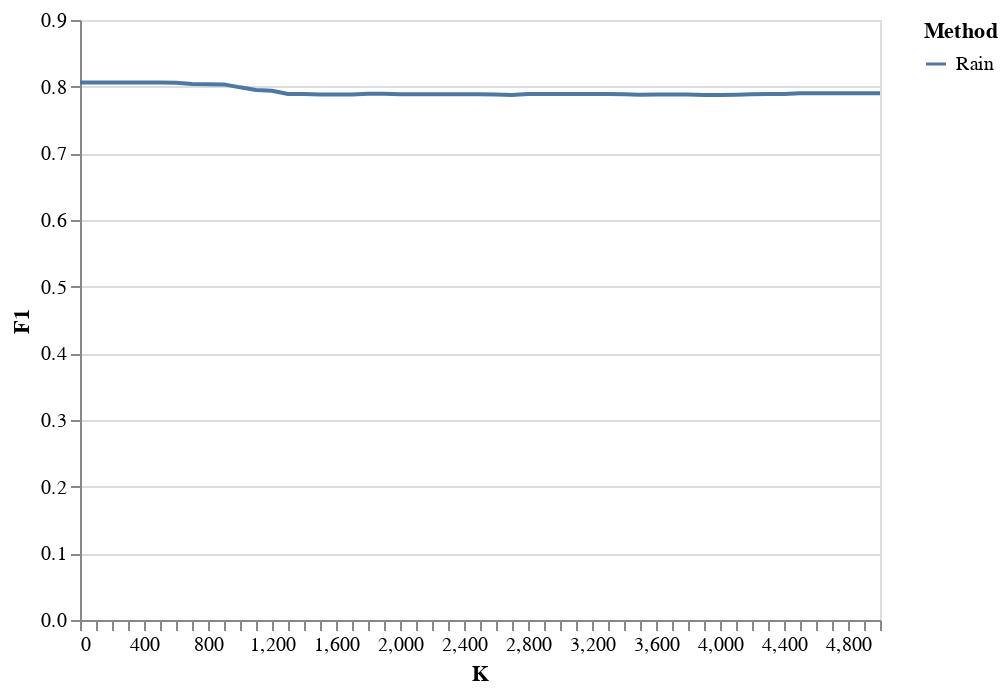

Notebook cell for this chart:
### Code cell
alt.Chart(pd.concat([df_rain_test])).mark_line().encode(
    alt.X('K:Q', axis=alt.Axis(tickCount=df_rain_test.shape[0], grid=False)),
    alt.Y("F1"),
    color = "Method"
)

### Figure 1 — Vega-Lite specification as saved in the notebook (floating-point values rounded to 4 significant figures)
{"config": {"view": {"continuousWidth": 400, "continuousHeight": 300}}, "data": {"name": "data-5e9e9da0dceade3fcacd3fc33b168941"}, "mark": "line", "encoding": {"color": {"type": "nominal", "field": "Method"}, "x": {"type": "quantitative", "axis": {"grid": false, "tickCount": 51}, "field": "K"}, "y": {"type": "quantitative", "field": "F1"}}, "$schema": "https://vega.github.io/schema/vega-lite/v4.8.1.json", "datasets": {"data-5e9e9da0dceade3fcacd3fc33b168941": [{"Complain": 0.1555, "Impact": 0.1945, "F1": 0.8062, "K": 0, "Method": "Rain", "Test_impact": 0.1961}, {"Complain": 0.1555, "Impact": 0.1915, "F1": 0.8062, "K": 100, "Method": "Rain", "Test_impact": 0.1431}, {"Complain": 0.1555, "Impact": 0.1881, "F1": 0.8062, "K": 200, "Method": "Rain", "Test_impact": 0.1431}, {"Complain": 0.1555, "Impact": 0.1834, "F1": 0.8062, "K": 300, "Method": "Rain", "Test_impact": 0.1431}, {"Complain": 0.1555, "Impact": 0.1864, "F1": 0.8062, "K": 400, "Method": "Rain", "Test_impact": 0.1431}, {"Complain": 0.1555, "Impact": 0.184, "F1": 0.8062, "K": 500, "Method": "Rain", "Test_impact": 0.1431}, {"Complain": 0.1532, "Impact": 0.1793, "F1": 0.806, "K": 600, "Method": "Rain", "Test_impact": 0.1419}, {"Complain": 0.1515, "Impact": 0.1749, "F1": 0.8041, "K": 700, "Method": "Rain", "Test_impact": 0.1389}, {"Complain": 0.1503, "Impact": 0.1732, "F1": 0.8035, "K": 800, "Method": "Rain", "Test_impact": 0.1401}, {"Complain": 0.1477, "Impact": 0.1683, "F1": 0.8034, "K": 900, "Method": "Rain", "Test_impact": 0.1371}, {"Complain": 0.1445, "Impact": 0.1644, "F1": 0.799, "K": 1000, "Method": "Rain", "Test_impact": 0.1304}, {"Complain": 0.1429, "Impact": 0.1609, "F1": 0.7951, "K": 1100, "Method": "Rain", "Test_impact": 0.1224}, {"Complain": 0.1389, "Impact": 0.1557, "F1": 0.7939, "K": 1200, "Method": "Rain", "Test_impact": 0.1163}, {"Complain": 0.136, "Impact": 0.1569, "F1": 0.789, "K": 1300, "Method": "Rain", "Test_impact": 0.1084}, {"Complain": 0.1325, "Impact": 0.1516, "F1": 0.789, "K": 1400, "Method": "Rain", "Test_impact": 0.1084}, {"Complain": 0.1301, "Impact": 0.1563, "F1": 0.7881, "K": 1500, "Method": "Rain", "Test_impact": 0.1066}, {"Complain": 0.1258, "Impact": 0.1513, "F1": 0.7881, "K": 1600, "Method": "Rain", "Test_impact": 0.1066}, {"Complain": 0.1214, "Impact": 0.1457, "F1": 0.7881, "K": 1700, "Method": "Rain", "Test_impact": 0.1066}, {"Complain": 0.1205, "Impact": 0.1485, "F1": 0.7893, "K": 1800, "Method": "Rain", "Test_impact": 0.1041}, {"Complain": 0.1188, "Impact": 0.1428, "F1": 0.7893, "K": 1900, "Method": "Rain", "Test_impact": 0.1041}, {"Complain": 0.1142, "Impact": 0.137, "F1": 0.7888, "K": 2000, "Method": "Rain", "Test_impact": 0.1016}, {"Complain": 0.1113, "Impact": 0.1316, "F1": 0.7885, "K": 2100, "Method": "Rain", "Test_impact": 0.1004}, {"Complain": 0.1108, "Impact": 0.1342, "F1": 0.7885, "K": 2200, "Method": "Rain", "Test_impact": 0.1004}, {"Complain": 0.1082, "Impact": 0.1286, "F1": 0.7888, "K": 2300, "Method": "Rain", "Test_impact": 0.09793}, {"Complain": 0.1052, "Impact": 0.1225, "F1": 0.7888, "K": 2400, "Method": "Rain", "Test_impact": 0.09793}, {"Complain": 0.1013, "Impact": 0.1169, "F1": 0.7888, "K": 2500, "Method": "Rain", "Test_impact": 0.09793}, {"Complain": 0.09759, "Impact": 0.1114, "F1": 0.7882, "K": 2600, "Method": "Rain", "Test_impact": 0.09732}, {"Complain": 0.09422, "Impact": 0.1072, "F1": 0.7876, "K": 2700, "Method": "Rain", "Test_impact": 0.09857}, {"Complain": 0.09155, "Impact": 0.1033, "F1": 0.7891, "K": 2800, "Method": "Rain", "Test_impact": 0.09547}, {"Complain": 0.08887, "Impact": 0.09901, "F1": 0.7891, "K": 2900, "Method": "Rain", "Test_impact": 0.09547}, {"Complain": 0.08851, "Impact": 0.09801, "F1": 0.7891, "K": 3000, "Method": "Rain", "Test_impact": 0.09547}, {"Complain": 0.08532, "Impact": 0.09304, "F1": 0.7891, "K": 3100, "Method": "Rain", "Test_impact": 0.09547}, {"Complain": 0.08507, "Impact": 0.09457, "F1": 0.7891, "K": 3200, "Method": "Rain", "Test_impact": 0.09547}, {"Complain": 0.08144, "Impact": 0.08783, "F1": 0.7891, "K": 3300, "Method": "Rain", "Test_impact": 0.09547}, {"Complain": 0.07957, "Impact": 0.08397, "F1": 0.7885, "K": 3400, "Method": "Rain", "Test_impact": 0.09486}, {"Complain": 0.07529, "Impact": 0.07747, "F1": 0.7879, "K": 3500, "Method": "Rain", "Test_impact": 0.09425}, {"Complain": 0.07243, "Impact": 0.07353, "F1": 0.7882, "K": 3600, "Method": "Rain", "Test_impact": 0.09364}, {"Complain": 0.06832, "Impact": 0.06786, "F1": 0.7882, "K": 3700, "Method": "Rain", "Test_impact": 0.09364}, {"Complain": 0.06517, "Impact": 0.06259, "F1": 0.7882, "K": 3800, "Method": "Rain", "Test_impact": 0.09364}, {"Complain": 0.06118, "Impact": 0.05638, "F1": 0.7876, "K": 3900, "Method": "Rain", "Test_impact": 0.09488}, {"Complain": 0.05729, "Impact": 0.0529, "F1": 0.7876, "K": 4000, "Method": "Rain", "Test_impact": 0.09488}, {"Complain": 0.05107, "Impact": 0.04909, "F1": 0.7879, "K": 4100, "Method": "Rain", "Test_impact": 0.09239}, {"Complain": 0.04846, "Impact": 0.04752, "F1": 0.7885, "K": 4200, "Method": "Rain", "Test_impact": 0.09114}, {"Complain": 0.04566, "Impact": 0.04451, "F1": 0.7891, "K": 4300, "Method": "Rain", "Test_impact": 0.0899}, {"Complain": 0.03698, "Impact": 0.03844, "F1": 0.7891, "K": 4400, "Method": "Rain", "Test_impact": 0.0899}, {"Complain": 0.03512, "Impact": 0.03606, "F1": 0.7902, "K": 4500, "Method": "Rain", "Test_impact": 0.08366}, {"Complain": 0.03343, "Impact": 0.03364, "F1": 0.7902, "K": 4600, "Method": "Rain", "Test_impact": 0.08366}, {"Complain": 0.03292, "Impact": 0.02697, "F1": 0.7902, "K": 4700, "Method": "Rain", "Test_impact": 0.08366}, {"Complain": 0.0318, "Impact": 0.01996, "F1": 0.7902, "K": 4800, "Method": "Rain", "Test_impact": 0.08366}, {"Complain": 0.03055, "Impact": 0.0134, "F1": 0.7902, "K": 4900, "Method": "Rain", "Test_impact": 0.08366}, {"Complain": 0.02826, "Impact": 0.006121, "F1": 0.7902, "K": 5000, "Method": "Rain", "Test_impact": 0.08366}]}}
